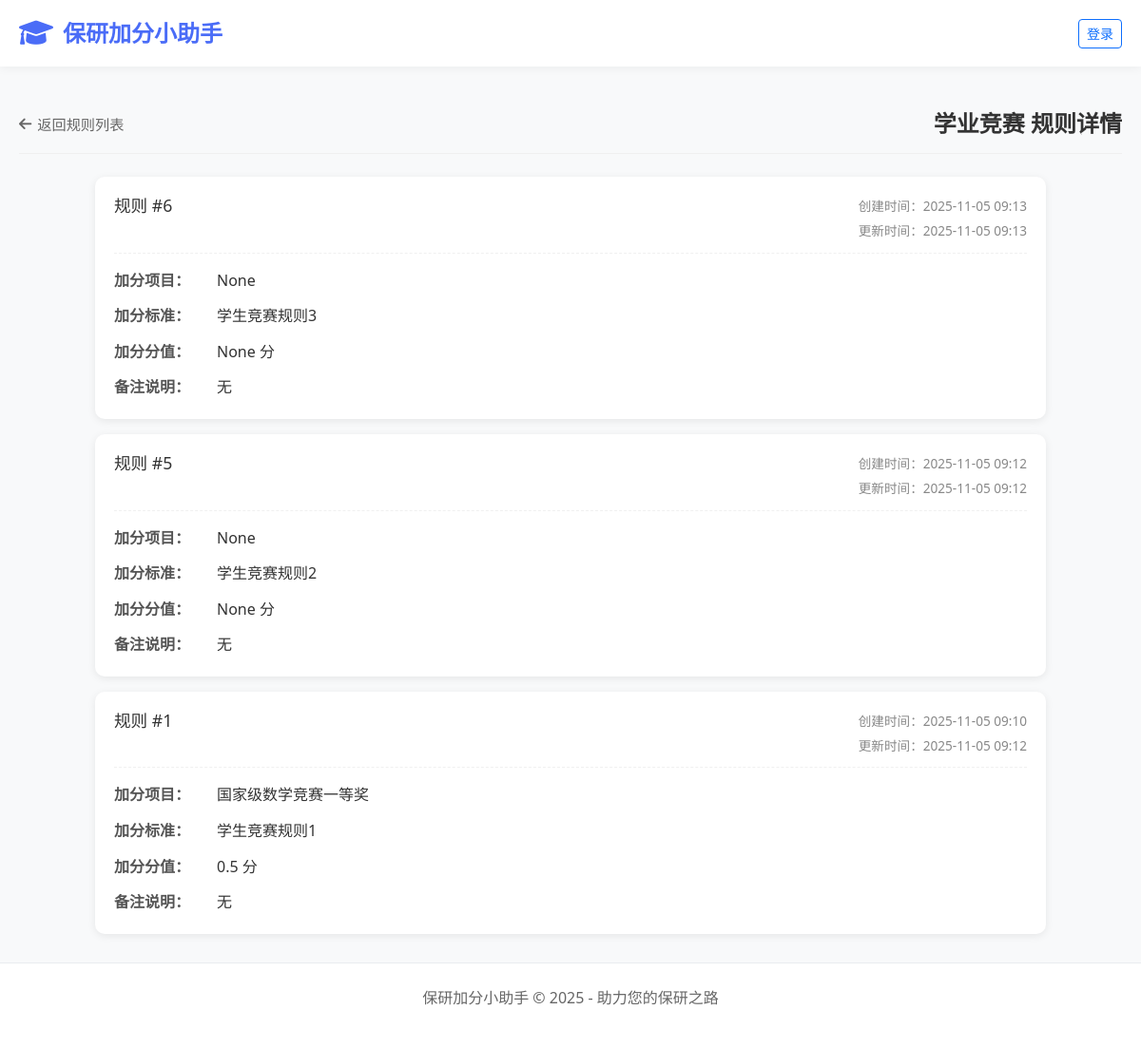
The app's page /student/rules/student-competition/ with its own data.
### apps/students/models.py (models this page shows, shortened)
class Rule(models.Model):
    RULE_TYPE_CHOICES = [
        ('student-competition', '学业竞赛'),
        ('research-achievement', '科研成果'),
        ('innovation-entrepreneurship', '创新创业训练'),
        ('comprehensive-performance', '综合表现加分'),
    ]
    item_name = models.CharField(max_length=200, verbose_name="加分项目名称", null=True, blank=True)
    description = models.TextField(verbose_name="加分标准说明")
    score = models.DecimalField(max_digits=5, decimal_places=1, verbose_name="加分分值", null=True, blank=True)
    remark = models.TextField(blank=True, null=True, verbose_name="备注信息")
    rule_type = models.CharField(max_length=50, choices=RULE_TYPE_CHOICES, verbose_name="规则分类")
    created_at = models.DateTimeField(auto_now_add=True, verbose_name="创建时间")
    updated_at = models.DateTimeField(auto_now=True, verbose_name="更新时间")
    class Meta:
        verbose_name = "加分规则"
        verbose_name_plural = "加分规则"

### apps/students/views.py (the view)
# urls.py: path('rules/<str:rule_type>/', views.rule_detail, name='rule_detail'),
def rule_detail(request, rule_type):
    type_mapping = {
        'student-competition': '学业竞赛',
        'research-achievement': '科研成果',
        'innovation-entrepreneurship': '创新创业训练',
        'comprehensive-performance': '综合表现加分'
    }
    rules = Rule.objects.filter(rule_type=rule_type).order_by('-created_at')
    return render(request, 'students/rule_detail.html', {
        'rules': rules,
        'category_name': type_mapping.get(rule_type, '加分规则'),
        'rule_type': rule_type
    })

### templates/students/rule_detail.html (shortened to what this page needs)
{% extends 'students/base.html' %}
{% load static %}
{% block extra_css %}
    <link href="{% static 'CSS/counselor/rule_detail.css' %}" rel="stylesheet">
{% endblock %}
{% block content %}
    <div class="page-header">
        <a href="{% url 'rules' %}" class="back-btn">
            <i class="fas fa-arrow-left"></i>
            <span>返回规则列表</span>
        </a>
        <h1 class="page-title">{{ category_name }} 规则详情</h1>
    </div>
    <div class="rules-container">
        {% if rules %}
            <div class="rules-list">
                {% for rule in rules %}
                    <div class="rule-item">
                        <div class="rule-content">
                            <div class="rule-header">
                                <h3 class="rule-title">规则 #{{ rule.id }}</h3>
                                <div class="rule-meta">
                                    <span class="create-time">创建时间：{{ rule.created_at|date:"Y-m-d H:i" }}</span>
                                    {% if rule.updated_at != rule.created_at %}
                                        <span class="update-time">更新时间：{{ rule.updated_at|date:"Y-m-d H:i" }}</span>
                                    {% endif %}
                                </div>
                            </div>
                            <div class="rule-details">
                                <div class="detail-item">
                                    <span class="detail-label">加分项目：</span>
                                    <span class="detail-value">{{ rule.item_name }}</span>
                                </div>
                                <div class="detail-item">
                                    <span class="detail-label">加分标准：</span>
                                    <span class="detail-value">{{ rule.description }}</span>
                                </div>
                                <div class="detail-item">
                                    <span class="detail-label">加分分值：</span>
                                    <span class="detail-value">{{ rule.score }} 分</span>
                                </div>
                                <div class="detail-item">
                                    <span class="detail-label">备注说明：</span>
                                    <span class="detail-value">{{ rule.remark|default:"无" }}</span>
                                </div>
                            </div>
                        </div>
                    </div>
                {% endfor %}
            </div>
        {% endif %}
    </div>
{% endblock %}

### static/CSS/base.css (style rules this page uses)
:root { --primary: #4a6cf7; --primary-light: #6a8aff; --secondary: #6c757d; --light-bg: #f8f9fa; --dark-text: #333333; --gray-text: #666666; --light-gray: #e9ecef; --white: #ffffff; --card-shadow: 0 4px 12px rgba(0, 0, 0, 0.08); --hover-shadow: 0 8px 24px rgba(0, 0, 0, 0.12); }
* { margin: 0; padding: 0; box-sizing: border-box; }
body { font-family: 'Segoe UI', 'PingFang SC', 'Microsoft YaHei', sans-serif; background-color: var(--light-bg); color: var(--dark-text); line-height: 1.6; height: 100%; display: flex; flex-direction: column; }
html { height: 100%; }
.page-header { display: flex; justify-content: space-between; align-items: center; margin-bottom: 30px; }
.page-title { font-size: 1.8rem; font-weight: 700; color: var(--dark-text); }

### static/CSS/counselor/rule_detail.css (style rules this page uses)
.page-header { display: flex; justify-content: space-between; align-items: center; padding: 16px 0; margin-bottom: 24px; border-bottom: 1px solid #f0f0f0; }
.back-btn { display: flex; align-items: center; color: #666; text-decoration: none; font-size: 0.95rem; }
.back-btn i { margin-right: 6px; }
.page-title { margin: 0; font-size: 1.5rem; color: #333; }
.rules-container { max-width: 1000px; margin: 0 auto; }
.rules-list { display: flex; flex-direction: column; gap: 16px; }
.rule-item { display: flex; flex-direction: column; background: white; border-radius: 10px; box-shadow: 0 2px 8px rgba(0,0,0,0.08); overflow: hidden; }
.rule-content { padding: 20px; }
.rule-header { display: flex; justify-content: space-between; align-items: flex-start; margin-bottom: 16px; padding-bottom: 12px; border-bottom: 1px dashed #f0f0f0; }
.rule-title { margin: 0; font-size: 1.1rem; color: #333; }
.rule-meta { display: flex; flex-direction: column; gap: 4px; font-size: 0.85rem; color: #888; }
.rule-details { display: flex; flex-direction: column; gap: 12px; }
.detail-item { display: flex; flex-wrap: wrap; gap: 8px; }
.detail-label { font-weight: 600; color: #555; min-width: 100px; }
.detail-value { flex: 1; color: #333; line-height: 1.6; }

### records on screen
Rule: id "6", created_at "2025-11-05 09:13", updated_at "2025-11-05 09:13", item_name "None", description "学生竞赛规则3", score "None", remark "无"
Rule: id "5", created_at "2025-11-05 09:12", updated_at "2025-11-05 09:12", item_name "None", description "学生竞赛规则2", score "None", remark "无"
Rule: id "1", created_at "2025-11-05 09:10", updated_at "2025-11-05 09:12", item_name "国家级数学竞赛一等奖", description "学生竞赛规则1", score "0.5", remark "无"

### other values on screen
{{ category_name }} "学业竞赛"
